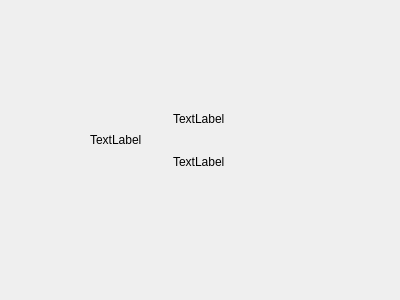
<?xml version="1.0" encoding="UTF-8"?>
<ui version="4.0">
 <class>Form</class>
 <widget class="QWidget" name="Form">
  <property name="enabled">
   <bool>true</bool>
  </property>
  <property name="geometry">
   <rect>
    <x>0</x>
    <y>0</y>
    <width>400</width>
    <height>300</height>
   </rect>
  </property>
  <property name="windowTitle">
   <string>Form</string>
  </property>
  <widget class="QWidget" name="horizontalLayoutWidget">
   <property name="geometry">
    <rect>
     <x>90</x>
     <y>100</y>
     <width>160</width>
     <height>80</height>
    </rect>
   </property>
   <layout class="QHBoxLayout" name="horizontalLayout">
    <item>
     <widget class="QLabel" name="ProfilePhoto">
      <property name="text">
       <string>TextLabel</string>
      </property>
     </widget>
    </item>
    <item>
     <layout class="QVBoxLayout" name="verticalLayout">
      <item>
       <widget class="QLabel" name="Nickname">
        <property name="text">
         <string>TextLabel</string>
        </property>
       </widget>
      </item>
      <item>
       <widget class="QLabel" name="Message">
        <property name="text">
         <string>TextLabel</string>
        </property>
       </widget>
      </item>
     </layout>
    </item>
   </layout>
  </widget>
 </widget>
 <resources/>
 <connections/>
</ui>
